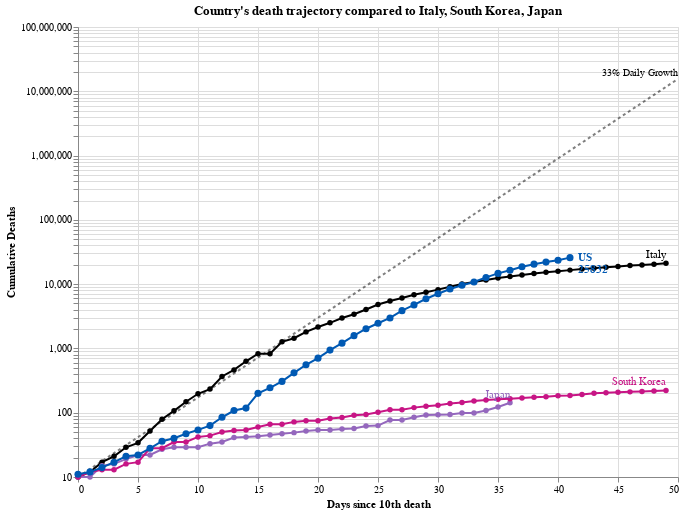

The code cell stored with this chart in its notebook:
### Markdown cell above
Select a country from the drop down list below to toggle  the visualization.

### Code cell
#hide_input
base = alt.Chart(dff2, width=CHART_WIDTH, height=CHART_HEIGHT).encode(
    x=f'{COL_X}:Q',
    y=alt.Y('Confirmed Cases:Q', scale=alt.Scale(type='log'), axis=alt.Axis(title='Cumulative Deaths')),
    color=alt.Color('Country:N', scale=alt.Scale(domain=color_domain, range=color_range), legend=None),
    tooltip=['Country', 'Date', 'Confirmed Cases', COL_X]
)

country_selection = alt.selection_single(
    name='Select', fields=['Country'], 
    bind=alt.binding_select(options=list(sorted(set(countries) - set(baseline_countries)))),
    init={'Country': 'US'})

date_filter = alt.datum['Date'] >= int(max_date.timestamp() * 1000)
base2 = base.transform_filter(alt.FieldOneOfPredicate('Country', baseline_countries))
base3 = base.transform_filter(country_selection)
base4 = base3.transform_filter(date_filter)

max_day = dff2[COL_X].max()
ref = pd.DataFrame([[x, SINCE_CASES_NUM*1.33**x] for x in range(max_day+1)], columns=[COL_X, 'Confirmed Cases'])
base_ref = alt.Chart(ref).encode(x=f'{COL_X}:Q', y='Confirmed Cases:Q')
base_ref_f = base_ref.transform_filter(alt.datum[COL_X] >= max_day)

chart5 = (
 base_ref.mark_line(color='black', opacity=.5, strokeDash=[3,3]) + 
 base_ref_f.mark_text(dy=-6, align='right', fontSize=10, text='33% Daily Growth') + 
 base2.mark_line(point=True, tooltip=True) +
 base3.mark_line(point={'size':50}, tooltip=True) +
 base2.transform_filter(date_filter).mark_text(dy=-8, align='right').encode(text='Country:N') +
 base4.mark_text(dx=8, align='left', fontWeight='bold').encode(text='Country:N') +
 base4.mark_text(dx=8, dy=12, align='left', fontWeight='bold').encode(text='Confirmed Cases:Q')
).add_selection(country_selection).properties(
    title=f"Country's death trajectory compared to {', '.join(baseline_countries)}"
)
chart5

### Figure 1 — Vega-Lite specification as saved in the notebook (floating-point values rounded to 4 significant figures; data arrays with more than 128 entries replaced by an {"elided": "..."} marker saying what was removed)
{"config": {"view": {"continuousWidth": 400, "continuousHeight": 300}}, "layer": [{"mark": {"type": "line", "color": "black", "opacity": 0.5, "strokeDash": [3, 3]}, "encoding": {"x": {"type": "quantitative", "field": "Days since 10th death"}, "y": {"type": "quantitative", "field": "Confirmed Cases"}}, "selection": {"Select": {"type": "single", "fields": ["Country"], "bind": {"input": "select", "options": ["Algeria", "Argentina", "Austria", "Belgium", "Brazil", "Canada", "Colombia", "Czechia", "Denmark", "Dominican Republic", "Ecuador", "Egypt", "France", "Germany", "Greece", "Hungary", "India", "Indonesia", "Iran", "Ireland", "Israel", "Mexico", "Morocco", "Netherlands", "Norway", "Peru", "Philippines", "Poland", "Portugal", "Romania", "Russia", "Spain", "Sweden", "Switzerland", "Turkey", "US", "United Kingdom"]}, "init": {"Country": "US"}}}}, {"mark": {"type": "text", "align": "right", "dy": -6, "fontSize": 10, "text": "33% Daily Growth"}, "encoding": {"x": {"type": "quantitative", "field": "Days since 10th death"}, "y": {"type": "quantitative", "field": "Confirmed Cases"}}, "transform": [{"filter": "(datum['Days since 10th death'] >= 50)"}]}, {"data": {"name": "data-d033090fc7b85e2c439fcff0e251bf76"}, "mark": {"type": "line", "point": true, "tooltip": true}, "encoding": {"color": {"type": "nominal", "field": "Country", "legend": null, "scale": {"domain": ["Algeria", "Argentina", "Austria", "Belgium", "Brazil", "Canada", "Colombia", "Czechia", "Denmark", "Dominican Republic", "Ecuador", "Egypt", "France", "Germany", "Greece", "Hungary", "India", "Indonesia", "Iran", "Ireland", "Israel", "Italy", "Japan", "Mexico", "Morocco", "Netherlands", "Norway", "Peru", "Philippines", "Poland", "Portugal", "Romania", "Russia", "South Korea", "Spain", "Sweden", "Switzerland", "Turkey", "US", "United Kingdom", "Lombardy"], "range": ["#C1B7AD", "#C1B7AD", "#ED2939", "#6f0000", "mediumseagreen", "#990000", "#C1B7AD", "#C1B7AD", "#C60C30", "#C1B7AD", "#C1B7AD", "#C1B7AD", "purple", "#4DC6BD", "#C1B7AD", "#C1B7AD", "#C1B7AD", "#FF6666", "#A1BA59", "#C1B7AD", "#C1B7AD", "black", "#9467bd", "#C1B7AD", "#C1B7AD", "orange", "#C1B7AD", "#C1B7AD", "#C1B7AD", "#C1B7AD", "#006600", "#FF4500", "#C1B7AD", "#C71585", "green", "#FFCD00", "#ff0000", "#7499c7", "#0059B3", "#2495D3", "#DC143C"]}}, "tooltip": [{"type": "nominal", "field": "Country"}, {"type": "temporal", "field": "Date"}, {"type": "quantitative", "field": "Confirmed Cases"}, {"type": "quantitative", "field": "Days since 10th death"}], "x": {"type": "quantitative", "field": "Days since 10th death"}, "y": {"type": "quantitative", "axis": {"title": "Cumulative Deaths"}, "field": "Confirmed Cases", "scale": {"type": "log"}}}, "height": 450, "transform": [{"filter": {"field": "Country", "oneOf": ["Italy", "South Korea", "Japan"]}}], "width": 600}, {"data": {"name": "data-d033090fc7b85e2c439fcff0e251bf76"}, "mark": {"type": "line", "point": {"size": 50}, "tooltip": true}, "encoding": {"color": {"type": "nominal", "field": "Country", "legend": null, "scale": {"domain": ["Algeria", "Argentina", "Austria", "Belgium", "Brazil", "Canada", "Colombia", "Czechia", "Denmark", "Dominican Republic", "Ecuador", "Egypt", "France", "Germany", "Greece", "Hungary", "India", "Indonesia", "Iran", "Ireland", "Israel", "Italy", "Japan", "Mexico", "Morocco", "Netherlands", "Norway", "Peru", "Philippines", "Poland", "Portugal", "Romania", "Russia", "South Korea", "Spain", "Sweden", "Switzerland", "Turkey", "US", "United Kingdom", "Lombardy"], "range": ["#C1B7AD", "#C1B7AD", "#ED2939", "#6f0000", "mediumseagreen", "#990000", "#C1B7AD", "#C1B7AD", "#C60C30", "#C1B7AD", "#C1B7AD", "#C1B7AD", "purple", "#4DC6BD", "#C1B7AD", "#C1B7AD", "#C1B7AD", "#FF6666", "#A1BA59", "#C1B7AD", "#C1B7AD", "black", "#9467bd", "#C1B7AD", "#C1B7AD", "orange", "#C1B7AD", "#C1B7AD", "#C1B7AD", "#C1B7AD", "#006600", "#FF4500", "#C1B7AD", "#C71585", "green", "#FFCD00", "#ff0000", "#7499c7", "#0059B3", "#2495D3", "#DC143C"]}}, "tooltip": [{"type": "nominal", "field": "Country"}, {"type": "temporal", "field": "Date"}, {"type": "quantitative", "field": "Confirmed Cases"}, {"type": "quantitative", "field": "Days since 10th death"}], "x": {"type": "quantitative", "field": "Days since 10th death"}, "y": {"type": "quantitative", "axis": {"title": "Cumulative Deaths"}, "field": "Confirmed Cases", "scale": {"type": "log"}}}, "height": 450, "transform": [{"filter": {"selection": "Select"}}], "width": 600}, {"data": {"name": "data-d033090fc7b85e2c439fcff0e251bf76"}, "mark": {"type": "text", "align": "right", "dy": -8}, "encoding": {"color": {"type": "nominal", "field": "Country", "legend": null, "scale": {"domain": ["Algeria", "Argentina", "Austria", "Belgium", "Brazil", "Canada", "Colombia", "Czechia", "Denmark", "Dominican Republic", "Ecuador", "Egypt", "France", "Germany", "Greece", "Hungary", "India", "Indonesia", "Iran", "Ireland", "Israel", "Italy", "Japan", "Mexico", "Morocco", "Netherlands", "Norway", "Peru", "Philippines", "Poland", "Portugal", "Romania", "Russia", "South Korea", "Spain", "Sweden", "Switzerland", "Turkey", "US", "United Kingdom", "Lombardy"], "range": ["#C1B7AD", "#C1B7AD", "#ED2939", "#6f0000", "mediumseagreen", "#990000", "#C1B7AD", "#C1B7AD", "#C60C30", "#C1B7AD", "#C1B7AD", "#C1B7AD", "purple", "#4DC6BD", "#C1B7AD", "#C1B7AD", "#C1B7AD", "#FF6666", "#A1BA59", "#C1B7AD", "#C1B7AD", "black", "#9467bd", "#C1B7AD", "#C1B7AD", "orange", "#C1B7AD", "#C1B7AD", "#C1B7AD", "#C1B7AD", "#006600", "#FF4500", "#C1B7AD", "#C71585", "green", "#FFCD00", "#ff0000", "#7499c7", "#0059B3", "#2495D3", "#DC143C"]}}, "text": {"type": "nominal", "field": "Country"}, "tooltip": [{"type": "nominal", "field": "Country"}, {"type": "temporal", "field": "Date"}, {"type": "quantitative", "field": "Confirmed Cases"}, {"type": "quantitative", "field": "Days since 10th death"}], "x": {"type": "quantitative", "field": "Days since 10th death"}, "y": {"type": "quantitative", "axis": {"title": "Cumulative Deaths"}, "field": "Confirmed Cases", "scale": {"type": "log"}}}, "height": 450, "transform": [{"filter": {"field": "Country", "oneOf": ["Italy", "South Korea", "Japan"]}}, {"filter": "(datum['Date'] >= 1586822400000)"}], "width": 600}, {"data": {"name": "data-d033090fc7b85e2c439fcff0e251bf76"}, "mark": {"type": "text", "align": "left", "dx": 8, "fontWeight": "bold"}, "encoding": {"color": {"type": "nominal", "field": "Country", "legend": null, "scale": {"domain": ["Algeria", "Argentina", "Austria", "Belgium", "Brazil", "Canada", "Colombia", "Czechia", "Denmark", "Dominican Republic", "Ecuador", "Egypt", "France", "Germany", "Greece", "Hungary", "India", "Indonesia", "Iran", "Ireland", "Israel", "Italy", "Japan", "Mexico", "Morocco", "Netherlands", "Norway", "Peru", "Philippines", "Poland", "Portugal", "Romania", "Russia", "South Korea", "Spain", "Sweden", "Switzerland", "Turkey", "US", "United Kingdom", "Lombardy"], "range": ["#C1B7AD", "#C1B7AD", "#ED2939", "#6f0000", "mediumseagreen", "#990000", "#C1B7AD", "#C1B7AD", "#C60C30", "#C1B7AD", "#C1B7AD", "#C1B7AD", "purple", "#4DC6BD", "#C1B7AD", "#C1B7AD", "#C1B7AD", "#FF6666", "#A1BA59", "#C1B7AD", "#C1B7AD", "black", "#9467bd", "#C1B7AD", "#C1B7AD", "orange", "#C1B7AD", "#C1B7AD", "#C1B7AD", "#C1B7AD", "#006600", "#FF4500", "#C1B7AD", "#C71585", "green", "#FFCD00", "#ff0000", "#7499c7", "#0059B3", "#2495D3", "#DC143C"]}}, "text": {"type": "nominal", "field": "Country"}, "tooltip": [{"type": "nominal", "field": "Country"}, {"type": "temporal", "field": "Date"}, {"type": "quantitative", "field": "Confirmed Cases"}, {"type": "quantitative", "field": "Days since 10th death"}], "x": {"type": "quantitative", "field": "Days since 10th death"}, "y": {"type": "quantitative", "axis": {"title": "Cumulative Deaths"}, "field": "Confirmed Cases", "scale": {"type": "log"}}}, "height": 450, "transform": [{"filter": {"selection": "Select"}}, {"filter": "(datum['Date'] >= 1586822400000)"}], "width": 600}, {"data": {"name": "data-d033090fc7b85e2c439fcff0e251bf76"}, "mark": {"type": "text", "align": "left", "dx": 8, "dy": 12, "fontWeight": "bold"}, "encoding": {"color": {"type": "nominal", "field": "Country", "legend": null, "scale": {"domain": ["Algeria", "Argentina", "Austria", "Belgium", "Brazil", "Canada", "Colombia", "Czechia", "Denmark", "Dominican Republic", "Ecuador", "Egypt", "France", "Germany", "Greece", "Hungary", "India", "Indonesia", "Iran", "Ireland", "Israel", "Italy", "Japan", "Mexico", "Morocco", "Netherlands", "Norway", "Peru", "Philippines", "Poland", "Portugal", "Romania", "Russia", "South Korea", "Spain", "Sweden", "Switzerland", "Turkey", "US", "United Kingdom", "Lombardy"], "range": ["#C1B7AD", "#C1B7AD", "#ED2939", "#6f0000", "mediumseagreen", "#990000", "#C1B7AD", "#C1B7AD", "#C60C30", "#C1B7AD", "#C1B7AD", "#C1B7AD", "purple", "#4DC6BD", "#C1B7AD", "#C1B7AD", "#C1B7AD", "#FF6666", "#A1BA59", "#C1B7AD", "#C1B7AD", "black", "#9467bd", "#C1B7AD", "#C1B7AD", "orange", "#C1B7AD", "#C1B7AD", "#C1B7AD", "#C1B7AD", "#006600", "#FF4500", "#C1B7AD", "#C71585", "green", "#FFCD00", "#ff0000", "#7499c7", "#0059B3", "#2495D3", "#DC143C"]}}, "text": {"type": "quantitative", "field": "Confirmed Cases"}, "tooltip": [{"type": "nominal", "field": "Country"}, {"type": "temporal", "field": "Date"}, {"type": "quantitative", "field": "Confirmed Cases"}, {"type": "quantitative", "field": "Days since 10th death"}], "x": {"type": "quantitative", "field": "Days since 10th death"}, "y": {"type": "quantitative", "axis": {"title": "Cumulative Deaths"}, "field": "Confirmed Cases", "scale": {"type": "log"}}}, "height": 450, "transform": [{"filter": {"selection": "Select"}}, {"filter": "(datum['Date'] >= 1586822400000)"}], "width": 600}], "data": {"name": "data-97eb3ee0e7a0645d17a24342305105f6"}, "title": "Country's death trajectory compared to Italy, South Korea, Japan", "$schema": "https://vega.github.io/schema/vega-lite/v4.8.1.json", "datasets": {"data-97eb3ee0e7a0645d17a24342305105f6": [{"Days since 10th death": 0, "Confirmed Cases": 10.0}, {"Days since 10th death": 1, "Confirmed Cases": 13.3}, {"Days since 10th death": 2, "Confirmed Cases": 17.69}, {"Days since 10th death": 3, "Confirmed Cases": 23.53}, {"Days since 10th death": 4, "Confirmed Cases": 31.29}, {"Days since 10th death": 5, "Confirmed Cases": 41.62}, {"Days since 10th death": 6, "Confirmed Cases": 55.35}, {"Days since 10th death": 7, "Confirmed Cases": 73.61}, {"Days since 10th death": 8, "Confirmed Cases": 97.91}, {"Days since 10th death": 9, "Confirmed Cases": 130.2}, {"Days since 10th death": 10, "Confirmed Cases": 173.2}, {"Days since 10th death": 11, "Confirmed Cases": 230.3}, {"Days since 10th death": 12, "Confirmed Cases": 306.4}, {"Days since 10th death": 13, "Confirmed Cases": 407.4}, {"Days since 10th death": 14, "Confirmed Cases": 541.9}, {"Days since 10th death": 15, "Confirmed Cases": 720.7}, {"Days since 10th death": 16, "Confirmed Cases": 958.6}, {"Days since 10th death": 17, "Confirmed Cases": 1275.0}, {"Days since 10th death": 18, "Confirmed Cases": 1696.0}, {"Days since 10th death": 19, "Confirmed Cases": 2255.0}, {"Days since 10th death": 20, "Confirmed Cases": 2999.0}, {"Days since 10th death": 21, "Confirmed Cases": 3989.0}, {"Days since 10th death": 22, "Confirmed Cases": 5306.0}, {"Days since 10th death": 23, "Confirmed Cases": 7056.0}, {"Days since 10th death": 24, "Confirmed Cases": 9385.0}, {"Days since 10th death": 25, "Confirmed Cases": 12480.0}, {"Days since 10th death": 26, "Confirmed Cases": 16600.0}, {"Days since 10th death": 27, "Confirmed Cases": 22080.0}, {"Days since 10th death": 28, "Confirmed Cases": 29370.0}, {"Days since 10th death": 29, "Confirmed Cases": 39060.0}, {"Days since 10th death": 30, "Confirmed Cases": 51950.0}, {"Days since 10th death": 31, "Confirmed Cases": 69090.0}, {"Days since 10th death": 32, "Confirmed Cases": 91890.0}, {"Days since 10th death": 33, "Confirmed Cases": 122200.0}, {"Days since 10th death": 34, "Confirmed Cases": 162500.0}, {"Days since 10th death": 35, "Confirmed Cases": 216200.0}, {"Days since 10th death": 36, "Confirmed Cases": 287500.0}, {"Days since 10th death": 37, "Confirmed Cases": 382400.0}, {"Days since 10th death": 38, "Confirmed Cases": 508600.0}, {"Days since 10th death": 39, "Confirmed Cases": 676400.0}, {"Days since 10th death": 40, "Confirmed Cases": 899600.0}, {"Days since 10th death": 41, "Confirmed Cases": 1197000.0}, {"Days since 10th death": 42, "Confirmed Cases": 1591000.0}, {"Days since 10th death": 43, "Confirmed Cases": 2117000.0}, {"Days since 10th death": 44, "Confirmed Cases": 2815000.0}, {"Days since 10th death": 45, "Confirmed Cases": 3744000.0}, {"Days since 10th death": 46, "Confirmed Cases": 4979000.0}, {"Days since 10th death": 47, "Confirmed Cases": 6623000.0}, {"Days since 10th death": 48, "Confirmed Cases": 8808000.0}, {"Days since 10th death": 49, "Confirmed Cases": 11710000.0}, {"Days since 10th death": 50, "Confirmed Cases": 15580000.0}], "data-d033090fc7b85e2c439fcff0e251bf76": {"elided": "1148 records"}}}
